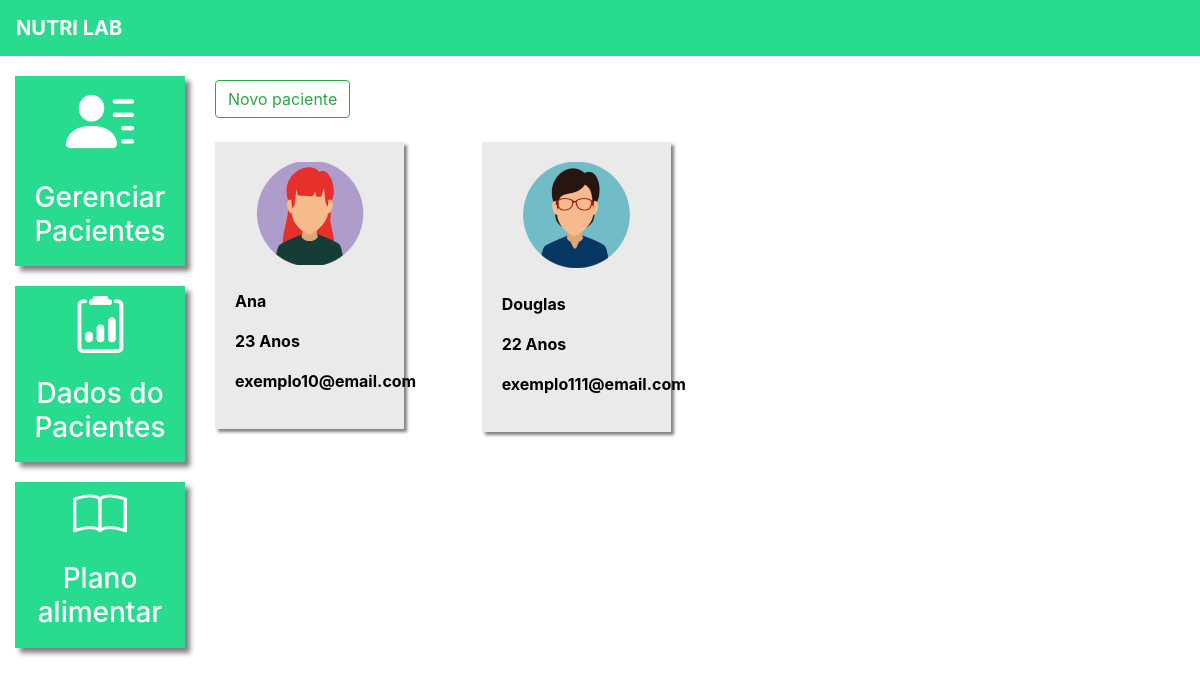
The app's page /pacientes/ (signed in), older data.
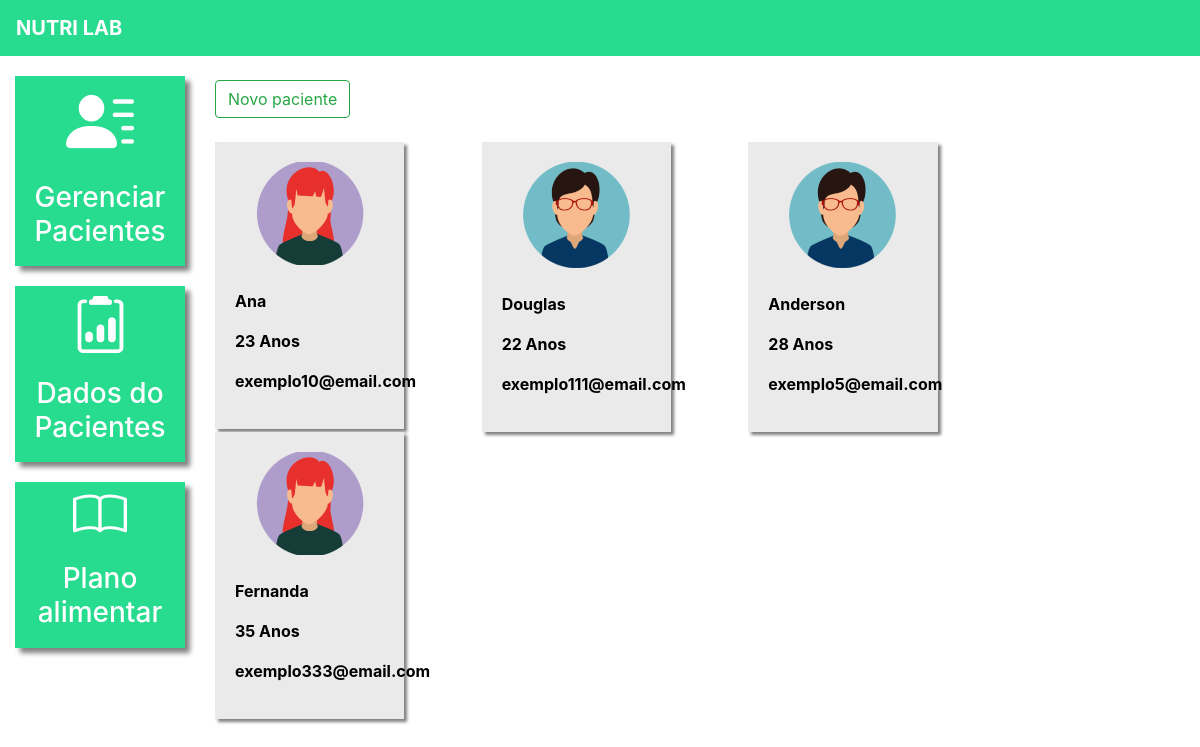
The same page, newer data.
### plataforma/models.py (models this page shows, shortened)
class Pacientes(models.Model):
    choices_sexo = (('F', 'Feminino'),
                    ('M', 'Maculino'))
    nome = models.CharField(max_length=50)
    sexo = models.CharField(max_length=1, choices=choices_sexo)
    idade = models.IntegerField()
    email = models.EmailField()
    telefone = models.CharField(max_length=19)
    nutri = models.ForeignKey(User, on_delete=models.CASCADE)

### plataforma/views.py (the view, shortened to what this page needs)
# urls.py: path('pacientes/', views.pacientes, name='pacientes'),
@login_required(login_url='/auth/logar')
def pacientes(request):
    if request.method == "GET":
        pacientes = Pacientes.objects.filter(nutri=request.user)
        return render(request, 'pacientes.html', {'pacientes': pacientes})
    elif request.method == "POST":
        nome = request.POST.get('nome')
        sexo = request.POST.get('sexo')
        idade = request.POST.get('idade')
        email = request.POST.get('email')
        telefone = request.POST.get('telefone')

### plataforma/templates/pacientes.html (shortened to what this page needs)
{% extends 'base_plataforma.html' %}
{% load static %}
{% block 'plataforma' %}
<br>
<button type="button" class="btn btn-outline-success" data-toggle="modal" data-target="#modal">
    Novo paciente
</button>
<br>
<br>
<div class="row">
    {% for paciente in pacientes%}
        <div class="col-md-4">
            <a href="{% url 'dados_paciente' paciente.id %}" class="link-hover">
                <div class="card-paciente">
                    <div class="foto-perfil">
                        {% if paciente.sexo == "M"%}
                            <img src="{% static 'plataforma/img/perfil2.png' %}">
                        {% else %}
                            <img src="{% static 'plataforma/img/perfil1.png' %}">
                        {% endif %}
                    </div>
                    <br>
                    <p class="dados">{{paciente.nome}}</p>
                    <p class="dados">{{paciente.idade}} Anos</p>
                    <p class="dados">{{paciente.email}}</p>
                </div>
            </a>
        </div>
    {% endfor %}
</div>
{% endblock%}

Row changes from the older to the newer data that the page shows:
added Pacientes: nome "Anderson", idade "28", email "exemplo5@email.com"
added Pacientes: nome "Fernanda", idade "35", email "exemplo333@email.com"
